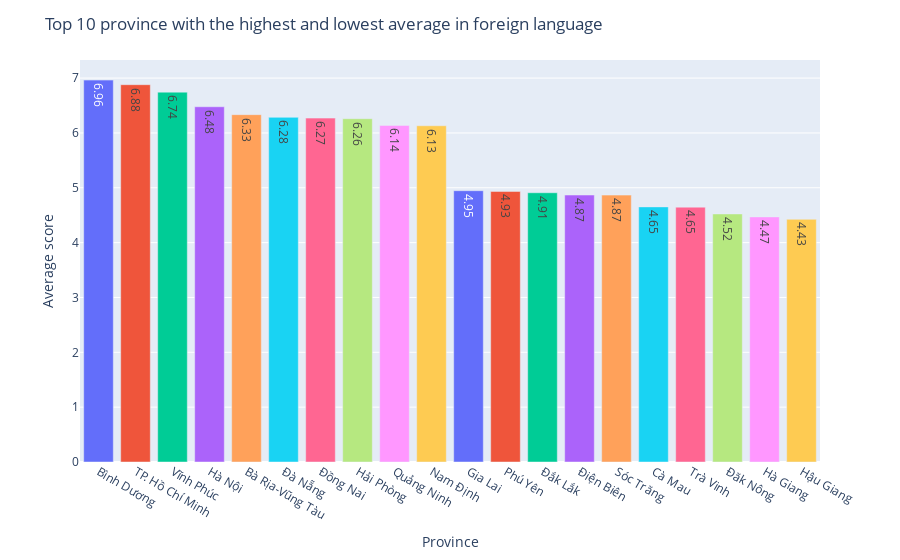

Notebook code cell kept with this figure:
### Code cell
top10ngoai_ngu = val.nlargest(10, "ngoai_ngu")["ngoai_ngu"]#+val.nsmallest(10, "ngoai_ngu")["ngoai_ngu"]
meomeo = val.nsmallest(10, "ngoai_ngu")["ngoai_ngu"]
top10ngoai_ngu = top10ngoai_ngu.append(meomeo[::-1])
top10ngoai_ngu
hoi_dong = [prov[i-1] for i in top10ngoai_ngu.index]
fig = px.bar(x=hoi_dong, y=top10ngoai_ngu.values, color=hoi_dong, text=top10ngoai_ngu.values.round(2))
fig.update_layout(title="Top 10 province with the highest and lowest average in foreign language", xaxis_title="Province",yaxis_title="Average score",showlegend=False)

### Figure 1 — Plotly figure (JSON) as saved in the notebook; plotly's stock layout.template omitted (floating-point values rounded to 4 significant figures)
{"data": [{"alignmentgroup": "True", "hovertemplate": "color=Bình Dương<br>x=%{x}<br>y=%{y}<br>text=%{text}<extra></extra>", "legendgroup": "Bình Dương", "marker": {"color": "#636efa", "pattern": {"shape": ""}}, "name": "Bình Dương", "offsetgroup": "Bình Dương", "orientation": "v", "showlegend": true, "text": [6.96], "textposition": "auto", "type": "bar", "x": ["Bình Dương"], "xaxis": "x", "y": [6.963], "yaxis": "y"}, {"alignmentgroup": "True", "hovertemplate": "color=TP. Hồ Chí Minh<br>x=%{x}<br>y=%{y}<br>text=%{text}<extra></extra>", "legendgroup": "TP. Hồ Chí Minh", "marker": {"color": "#EF553B", "pattern": {"shape": ""}}, "name": "TP. Hồ Chí Minh", "offsetgroup": "TP. Hồ Chí Minh", "orientation": "v", "showlegend": true, "text": [6.88], "textposition": "auto", "type": "bar", "x": ["TP. Hồ Chí Minh"], "xaxis": "x", "y": [6.88], "yaxis": "y"}, {"alignmentgroup": "True", "hovertemplate": "color=Vĩnh Phúc<br>x=%{x}<br>y=%{y}<br>text=%{text}<extra></extra>", "legendgroup": "Vĩnh Phúc", "marker": {"color": "#00cc96", "pattern": {"shape": ""}}, "name": "Vĩnh Phúc", "offsetgroup": "Vĩnh Phúc", "orientation": "v", "showlegend": true, "text": [6.74], "textposition": "auto", "type": "bar", "x": ["Vĩnh Phúc"], "xaxis": "x", "y": [6.744], "yaxis": "y"}, {"alignmentgroup": "True", "hovertemplate": "color=Hà Nội<br>x=%{x}<br>y=%{y}<br>text=%{text}<extra></extra>", "legendgroup": "Hà Nội", "marker": {"color": "#ab63fa", "pattern": {"shape": ""}}, "name": "Hà Nội", "offsetgroup": "Hà Nội", "orientation": "v", "showlegend": true, "text": [6.48], "textposition": "auto", "type": "bar", "x": ["Hà Nội"], "xaxis": "x", "y": [6.477], "yaxis": "y"}, {"alignmentgroup": "True", "hovertemplate": "color=Bà Rịa-Vũng Tàu<br>x=%{x}<br>y=%{y}<br>text=%{text}<extra></extra>", "legendgroup": "Bà Rịa-Vũng Tàu", "marker": {"color": "#FFA15A", "pattern": {"shape": ""}}, "name": "Bà Rịa-Vũng Tàu", "offsetgroup": "Bà Rịa-Vũng Tàu", "orientation": "v", "showlegend": true, "text": [6.33], "textposition": "auto", "type": "bar", "x": ["Bà Rịa-Vũng Tàu"], "xaxis": "x", "y": [6.333], "yaxis": "y"}, {"alignmentgroup": "True", "hovertemplate": "color=Đà Nẵng<br>x=%{x}<br>y=%{y}<br>text=%{text}<extra></extra>", "legendgroup": "Đà Nẵng", "marker": {"color": "#19d3f3", "pattern": {"shape": ""}}, "name": "Đà Nẵng", "offsetgroup": "Đà Nẵng", "orientation": "v", "showlegend": true, "text": [6.28], "textposition": "auto", "type": "bar", "x": ["Đà Nẵng"], "xaxis": "x", "y": [6.285], "yaxis": "y"}, {"alignmentgroup": "True", "hovertemplate": "color=Đồng Nai<br>x=%{x}<br>y=%{y}<br>text=%{text}<extra></extra>", "legendgroup": "Đồng Nai", "marker": {"color": "#FF6692", "pattern": {"shape": ""}}, "name": "Đồng Nai", "offsetgroup": "Đồng Nai", "orientation": "v", "showlegend": true, "text": [6.27], "textposition": "auto", "type": "bar", "x": ["Đồng Nai"], "xaxis": "x", "y": [6.27], "yaxis": "y"}, {"alignmentgroup": "True", "hovertemplate": "color=Hải Phòng<br>x=%{x}<br>y=%{y}<br>text=%{text}<extra></extra>", "legendgroup": "Hải Phòng", "marker": {"color": "#B6E880", "pattern": {"shape": ""}}, "name": "Hải Phòng", "offsetgroup": "Hải Phòng", "orientation": "v", "showlegend": true, "text": [6.26], "textposition": "auto", "type": "bar", "x": ["Hải Phòng"], "xaxis": "x", "y": [6.26], "yaxis": "y"}, {"alignmentgroup": "True", "hovertemplate": "color=Quảng Ninh<br>x=%{x}<br>y=%{y}<br>text=%{text}<extra></extra>", "legendgroup": "Quảng Ninh", "marker": {"color": "#FF97FF", "pattern": {"shape": ""}}, "name": "Quảng Ninh", "offsetgroup": "Quảng Ninh", "orientation": "v", "showlegend": true, "text": [6.14], "textposition": "auto", "type": "bar", "x": ["Quảng Ninh"], "xaxis": "x", "y": [6.137], "yaxis": "y"}, {"alignmentgroup": "True", "hovertemplate": "color=Nam Định<br>x=%{x}<br>y=%{y}<br>text=%{text}<extra></extra>", "legendgroup": "Nam Định", "marker": {"color": "#FECB52", "pattern": {"shape": ""}}, "name": "Nam Định", "offsetgroup": "Nam Định", "orientation": "v", "showlegend": true, "text": [6.13], "textposition": "auto", "type": "bar", "x": ["Nam Định"], "xaxis": "x", "y": [6.131], "yaxis": "y"}, {"alignmentgroup": "True", "hovertemplate": "color=Gia Lai<br>x=%{x}<br>y=%{y}<br>text=%{text}<extra></extra>", "legendgroup": "Gia Lai", "marker": {"color": "#636efa", "pattern": {"shape": ""}}, "name": "Gia Lai", "offsetgroup": "Gia Lai", "orientation": "v", "showlegend": true, "text": [4.95], "textposition": "auto", "type": "bar", "x": ["Gia Lai"], "xaxis": "x", "y": [4.947], "yaxis": "y"}, {"alignmentgroup": "True", "hovertemplate": "color=Phú Yên<br>x=%{x}<br>y=%{y}<br>text=%{text}<extra></extra>", "legendgroup": "Phú Yên", "marker": {"color": "#EF553B", "pattern": {"shape": ""}}, "name": "Phú Yên", "offsetgroup": "Phú Yên", "orientation": "v", "showlegend": true, "text": [4.93], "textposition": "auto", "type": "bar", "x": ["Phú Yên"], "xaxis": "x", "y": [4.934], "yaxis": "y"}, {"alignmentgroup": "True", "hovertemplate": "color=Đắk Lắk<br>x=%{x}<br>y=%{y}<br>text=%{text}<extra></extra>", "legendgroup": "Đắk Lắk", "marker": {"color": "#00cc96", "pattern": {"shape": ""}}, "name": "Đắk Lắk", "offsetgroup": "Đắk Lắk", "orientation": "v", "showlegend": true, "text": [4.91], "textposition": "auto", "type": "bar", "x": ["Đắk Lắk"], "xaxis": "x", "y": [4.91], "yaxis": "y"}, {"alignmentgroup": "True", "hovertemplate": "color=Điện Biên<br>x=%{x}<br>y=%{y}<br>text=%{text}<extra></extra>", "legendgroup": "Điện Biên", "marker": {"color": "#ab63fa", "pattern": {"shape": ""}}, "name": "Điện Biên", "offsetgroup": "Điện Biên", "orientation": "v", "showlegend": true, "text": [4.87], "textposition": "auto", "type": "bar", "x": ["Điện Biên"], "xaxis": "x", "y": [4.868], "yaxis": "y"}, {"alignmentgroup": "True", "hovertemplate": "color=Sóc Trăng<br>x=%{x}<br>y=%{y}<br>text=%{text}<extra></extra>", "legendgroup": "Sóc Trăng", "marker": {"color": "#FFA15A", "pattern": {"shape": ""}}, "name": "Sóc Trăng", "offsetgroup": "Sóc Trăng", "orientation": "v", "showlegend": true, "text": [4.87], "textposition": "auto", "type": "bar", "x": ["Sóc Trăng"], "xaxis": "x", "y": [4.866], "yaxis": "y"}, {"alignmentgroup": "True", "hovertemplate": "color=Cà Mau<br>x=%{x}<br>y=%{y}<br>text=%{text}<extra></extra>", "legendgroup": "Cà Mau", "marker": {"color": "#19d3f3", "pattern": {"shape": ""}}, "name": "Cà Mau", "offsetgroup": "Cà Mau", "orientation": "v", "showlegend": true, "text": [4.65], "textposition": "auto", "type": "bar", "x": ["Cà Mau"], "xaxis": "x", "y": [4.652], "yaxis": "y"}, {"alignmentgroup": "True", "hovertemplate": "color=Trà Vinh<br>x=%{x}<br>y=%{y}<br>text=%{text}<extra></extra>", "legendgroup": "Trà Vinh", "marker": {"color": "#FF6692", "pattern": {"shape": ""}}, "name": "Trà Vinh", "offsetgroup": "Trà Vinh", "orientation": "v", "showlegend": true, "text": [4.65], "textposition": "auto", "type": "bar", "x": ["Trà Vinh"], "xaxis": "x", "y": [4.647], "yaxis": "y"}, {"alignmentgroup": "True", "hovertemplate": "color=Đăk Nông<br>x=%{x}<br>y=%{y}<br>text=%{text}<extra></extra>", "legendgroup": "Đăk Nông", "marker": {"color": "#B6E880", "pattern": {"shape": ""}}, "name": "Đăk Nông", "offsetgroup": "Đăk Nông", "orientation": "v", "showlegend": true, "text": [4.52], "textposition": "auto", "type": "bar", "x": ["Đăk Nông"], "xaxis": "x", "y": [4.523], "yaxis": "y"}, {"alignmentgroup": "True", "hovertemplate": "color=Hà Giang<br>x=%{x}<br>y=%{y}<br>text=%{text}<extra></extra>", "legendgroup": "Hà Giang", "marker": {"color": "#FF97FF", "pattern": {"shape": ""}}, "name": "Hà Giang", "offsetgroup": "Hà Giang", "orientation": "v", "showlegend": true, "text": [4.47], "textposition": "auto", "type": "bar", "x": ["Hà Giang"], "xaxis": "x", "y": [4.469], "yaxis": "y"}, {"alignmentgroup": "True", "hovertemplate": "color=Hậu Giang<br>x=%{x}<br>y=%{y}<br>text=%{text}<extra></extra>", "legendgroup": "Hậu Giang", "marker": {"color": "#FECB52", "pattern": {"shape": ""}}, "name": "Hậu Giang", "offsetgroup": "Hậu Giang", "orientation": "v", "showlegend": true, "text": [4.43], "textposition": "auto", "type": "bar", "x": ["Hậu Giang"], "xaxis": "x", "y": [4.425], "yaxis": "y"}], "layout": {"barmode": "relative", "legend": {"title": {"text": "color"}, "tracegroupgap": 0}, "margin": {"t": 60}, "showlegend": false, "title": {"text": "Top 10 province with the highest and lowest average in foreign language"}, "xaxis": {"anchor": "y", "domain": [0, 1], "title": {"text": "Province"}}, "yaxis": {"anchor": "x", "domain": [0, 1], "title": {"text": "Average score"}}}}
